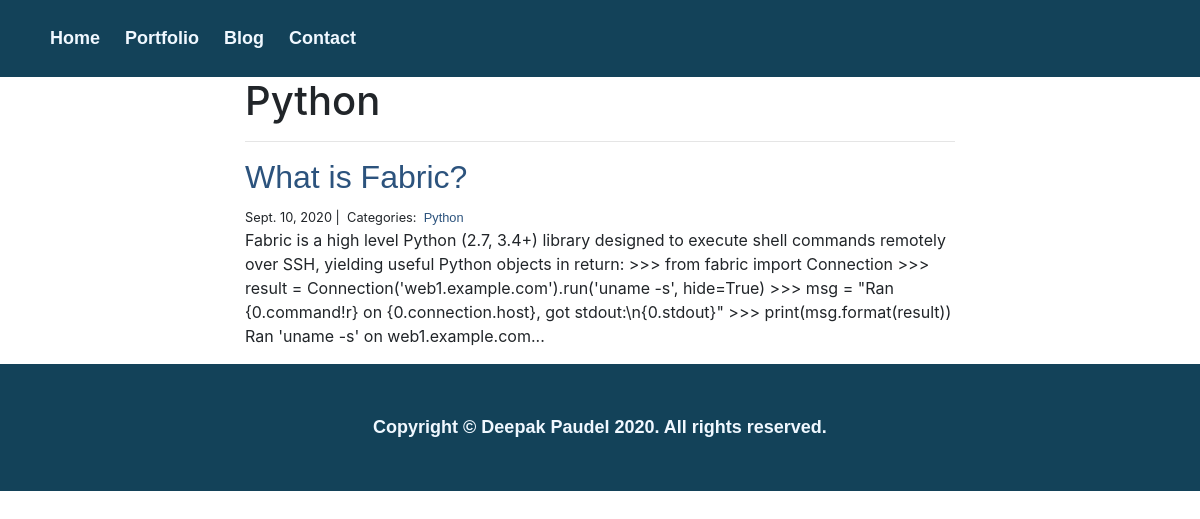
The page /blog/Python/ on the database its author committed.
### blog/models.py (models this page shows, shortened)
class Category(models.Model):
    name = models.CharField(max_length=20)

class Post(models.Model):
    title = models.CharField(max_length=255)
    body = models.TextField()
    created_on = models.DateTimeField(auto_now_add=True)
    last_modified = models.DateTimeField(auto_now=True)
    categories = models.ManyToManyField('Category', related_name='posts')

### blog/views.py (the view)
# urls.py: path("<category>/", views.blog_category, name="blog_category"),
def blog_category(request, category):
    posts = Post.objects.filter(
        categories__name__contains=category
    ).order_by(
        '-created_on'
    )
    context = {
        "category": category,
        "posts": posts
    }
    return render(request, "blog_category.html", context)

### blog/templates/blog_category.html
{% extends "base.html" %}
{% block page_content %}
<div class="col-md-8 offset-md-2">
    <h1>{{ category | title }}</h1>
    <hr>
    {% for post in posts %}
        <h2><a class="a-link" href="{% url 'blog_detail' post.pk%}">{{ post.title }}</a></h2>
        <small>
            {{ post.created_on.date }} |&nbsp;
            Categories:&nbsp;
            {% for category in post.categories.all %}
            <a class="a-link" href="{% url 'blog_category' category.name %}">
                {{ category.name }}
            </a>&nbsp;
            {% endfor %}
        </small>
        <p>{{ post.body | slice:":400" }}...</p>
    {% endfor %}
</div>
{% endblock %}

### main/static/css/styles.css (style rules this page uses)
a { text-decoration: none; color: aliceblue; font-family: 'Work Sans', sans-serif; }
.a-link { text-decoration: none; color: #2c537d; font-family: 'Work Sans', sans-serif; }

### rows shown on the page
Category: name "Python"
Post: title "What is Fabric?", created_on "Sept. 10, 2020", body "Fabric is a high level Python (2.7, 3.4+) library designed to execute shell commands remotely over SSH, yielding useful Python objects in return: >>> from fabric import Connection >>> result = Connection('web1.example.com').run('uname -s', hide=True) >>> msg = \"Ran {0.command!r} on {0.connection.host}, got stdout:\\n{0.stdout}\" >>> print(msg.format(result)) Ran 'uname -s' on web1.example.com"
